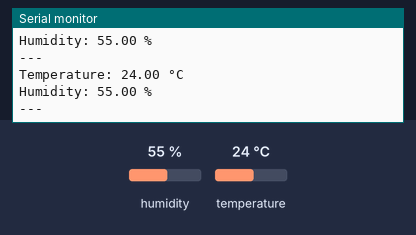
Simulated run of this sketch. Board: Arduino Uno, built with avr-gcc and run on an emulated ATmega328P. Parts: the last lines printed to the serial monitor. Inputs (shaded band) come from the test bench; at power-on: humidity 55 %, temperature 24 °C.

Above: at 4.8 s.
4.9 s: humidity set to 22 %
At 7.3 s:
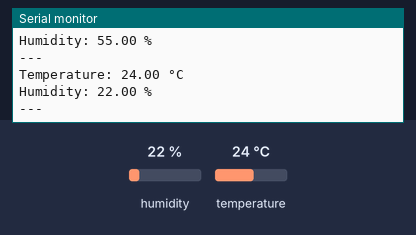
7.9 s: temperature set to 12 °C
At 9.1 s:
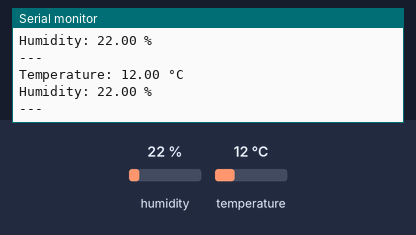
10.9 s: humidity set to 40 %
At 12.6 s:
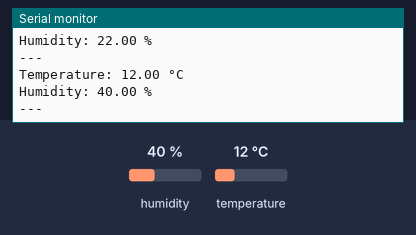
Timing chart, 0 to 14.1 s (numbered marks = the images above; inputs shaded):
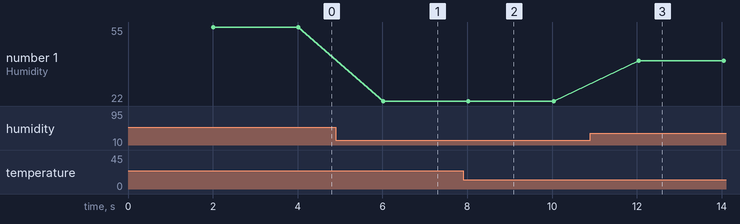

Measured:
- after the input at 4.9 s, the serial monitor: prints a new line after 1.1 s (image 1)
- after the input at 7.9 s, the serial monitor: prints a new line after 0.13 s (image 2)
- after the input at 10.9 s, the serial monitor: prints a new line after 1.1 s (image 3)
- plotted number 1: 55 → 22 after the input at 4.9 s, 22 → 40 after the input at 10.9 s

The sketch:

DHT22_test.ino
```cpp
#include <DHT.h>

#define DHTPIN 4        // GPIO pin connected to DATA
#define DHTTYPE DHT22   // sensor model

DHT dht(DHTPIN, DHTTYPE);

void setup() {
  Serial.begin(115200);
  dht.begin();
  Serial.println("DHT22 sensor starting...");
}

void loop() {
  delay(2000); // wait 2 seconds between readings

  float humidity = dht.readHumidity();
  float temperature = dht.readTemperature();

  if (isnan(humidity) || isnan(temperature)) {
    Serial.println("Failed to read from DHT22 sensor!");
    return;
  }

  Serial.print("Temperature: ");
  Serial.print(temperature);
  Serial.println(" °C");

  Serial.print("Humidity: ");
  Serial.print(humidity);
  Serial.println(" %");
  Serial.println("---");
}
```
